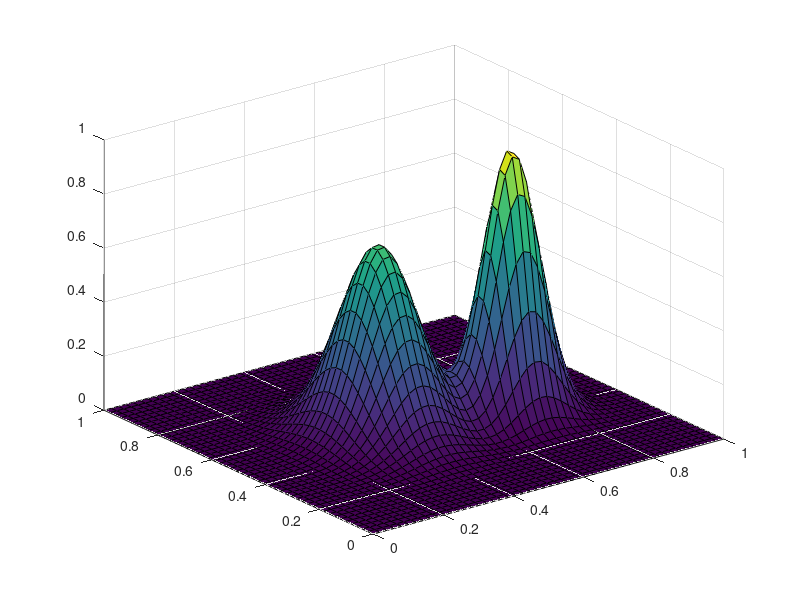

Here is the MATLAB script that generated this plot:
clear; clc;

% X = 0.4; 
% Y = 0.5;

n = 50;
[X, Y] = meshgrid(linspace(0,1,n));
% X = X(:);
% Y = Y(:);

x = 0.7*exp( -((X-0.4)/0.12).^2 - ((Y-0.5)/0.15).^2) + ...
        exp( -((X-0.7)/0.1 ).^2 - ((Y-0.4)/0.08).^2);
    
    
figure;
surf(X, Y, x);